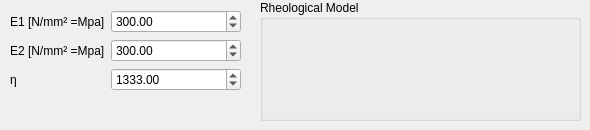
           <widget class="QWidget" name="ZENER">
            <attribute name="title">
             <string>Zener</string>
            </attribute>
            <widget class="QWidget" name="horizontalLayoutWidget_5">
             <property name="geometry">
              <rect>
               <x>260</x>
               <y>0</y>
               <width>321</width>
               <height>121</height>
              </rect>
             </property>
             <layout class="QHBoxLayout" name="horizontalLayout_6">
              <item>
               <widget class="QGroupBox" name="RHEO_BOX_ZENER">
                <property name="title">
                 <string>Rheological Model</string>
                </property>
                <widget class="QLabel" name="RHEO_ZENER">
                 <property name="enabled">
                  <bool>true</bool>
                 </property>
                 <property name="geometry">
                  <rect>
                   <x>9</x>
                   <y>20</y>
                   <width>301</width>
                   <height>91</height>
                  </rect>
                 </property>
                 <property name="sizePolicy">
                  <sizepolicy hsizetype="Preferred" vsizetype="Preferred">
                   <horstretch>0</horstretch>
                   <verstretch>0</verstretch>
                  </sizepolicy>
                 </property>
                 <property name="text">
                  <string/>
                 </property>
                 <property name="pixmap">
                  <pixmap>PIC/Rheo_Zener.png</pixmap>
                 </property>
                 <property name="scaledContents">
                  <bool>true</bool>
                 </property>
                </widget>
               </widget>
              </item>
             </layout>
            </widget>
            <widget class="QWidget" name="formLayoutWidget_10">
             <property name="geometry">
              <rect>
               <x>10</x>
               <y>10</y>
               <width>231</width>
               <height>101</height>
              </rect>
             </property>
             <layout class="QFormLayout" name="formLayout_7">
              <item row="0" column="1">
               <widget class="QDoubleSpinBox" name="VAL_E1_ZENER">
                <property name="decimals">
                 <number>2</number>
                </property>
                <property name="maximum">
                 <double>8000.000000000000000</double>
                </property>
                <property name="value">
                 <double>300.000000000000000</double>
                </property>
               </widget>
              </item>
              <item row="1" column="0">
               <widget class="QLabel" name="LABEL_VAL_E2_ZENER">
                <property name="text">
                 <string>E2 [N/mm² =Mpa]</string>
                </property>
               </widget>
              </item>
              <item row="1" column="1">
               <widget class="QDoubleSpinBox" name="VAL_E2_ZENER">
                <property name="decimals">
                 <number>2</number>
                </property>
                <property name="maximum">
                 <double>8000.000000000000000</double>
                </property>
                <property name="value">
                 <double>300.000000000000000</double>
                </property>
               </widget>
              </item>
              <item row="2" column="0">
               <widget class="QLabel" name="LABEL_VAL_ETA_ZENER">
                <property name="text">
                 <string>η</string>
                </property>
               </widget>
              </item>
              <item row="2" column="1">
               <widget class="QDoubleSpinBox" name="VAL_ETA_ZENER">
                <property name="decimals">
                 <number>2</number>
                </property>
                <property name="maximum">
                 <double>8000.000000000000000</double>
                </property>
                <property name="value">
                 <double>1333.000000000000000</double>
                </property>
               </widget>
              </item>
              <item row="0" column="0">
               <widget class="QLabel" name="LABEL_VAL_E1_ZENER">
                <property name="text">
                 <string>E1 [N/mm² =Mpa]</string>
                </property>
               </widget>
              </item>
             </layout>
            </widget>
           </widget>
